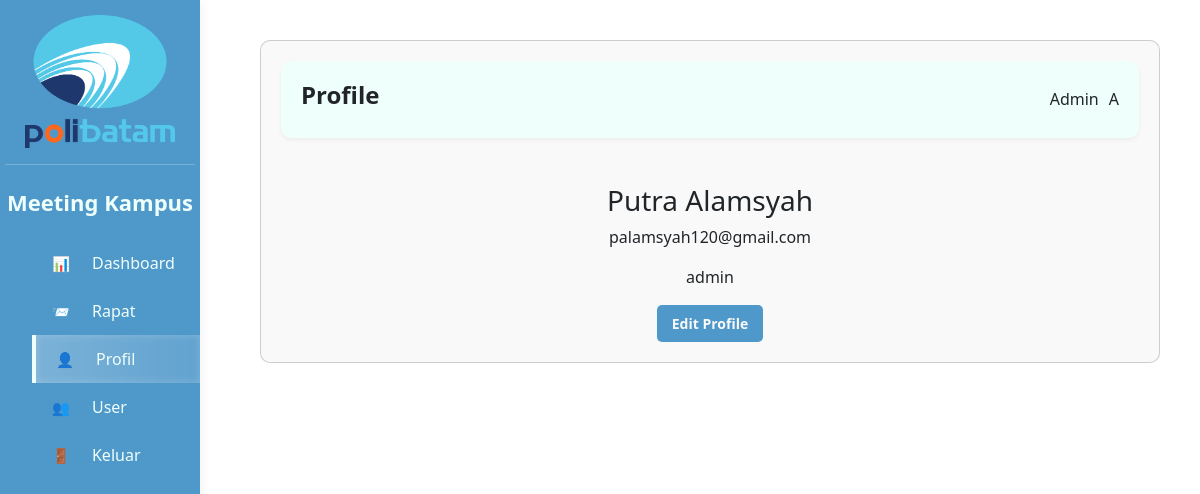
Screenshot of /admin/profile.php (signed in) with the database file from the repository.
### tables this page shows
CREATE TABLE `tb_user` (
  `id_user` int NOT NULL,
  `nama` varchar(255) DEFAULT NULL,
  `username` varchar(255) DEFAULT NULL,
  `email` varchar(255) DEFAULT NULL,
  `password` varchar(255) DEFAULT NULL,
  `role` enum('admin','peserta') DEFAULT NULL
);

### admin/profile.php (the view, shortened to what this page needs)
<?php
include "../connection/server.php";
$id_user = $_SESSION['id_user'];
$data = mysqli_query($mysqli, "SELECT * FROM tb_user where id_user = '$id_user'")->fetch_array();
?>
<!DOCTYPE html>
<html lang="id">
<head>
<link href="https://cdn.jsdelivr.net/npm/bootstrap@5.3.8/dist/css/bootstrap.min.css" rel="stylesheet">
    <link rel="stylesheet" href="../assets/css/userpage.css">
</head>
<body>
    <div class="container-fluid d-flex p-0">
     <div class="sidebar" id="sidebar">
        <div class="logo-section">
            <img src="../assets/img/poltek.png" alt="Logo" class="logo-img">
            <hr class="divider">
        </div>
         <div class="logo">Meeting Kampus</div>
        <ul class="menu">
            <li class="menu-item">
                 <i>📊</i>
                 <a href="dashboard.php">Dashboard</a>
            </li>
             <li class="menu-item">
                <i>📨</i>
                <a href="rapat.php">Rapat</a>
            </li>
            <li class="menu-item active">
                <i>👤</i>
                <a href="profilenew.php">Profil</a>
            </li>
            <li class="menu-item">
                <i>👥</i>
                <a href="user.php">User</a>
            </li>
            <li class="menu-item">
                <i>🚪</i>
                <a href="../action/logout.php">Keluar</a>
                </li>
            </ul>
     </div>
        <div class="main-content">
            <div class="profile-container">
                <div class="card profile-card">
                    <div class="header">
                        <h2 class="page-title">Profile</h2>
                     <div class="user-info">
                        <span>Admin</span>
                        <div class="use3r-avatar">A</div>
                     </div>
                    </div>
                            <div class="profile-card text-center mt-3">
                                <h3 id="nameDisplay"><?= $data['nama'] ?></h3>
                                <p id="emailDisplay"><?= $data['email'] ?></p>
                                <p id="positionDisplay"><?= $data['role'] ?></p>
                                <button id="editProfileBtn" class="btn btn-primary" data-bs-toggle="modal" data-bs-target="#editProfileModal">Edit Profile</button>
                            </div>
                </div>
            </div>
        </div>
    </div>
</body>
</html>

### assets/css/userpage.css (style rules this page uses)
* { margin: 0; padding: 0; box-sizing: border-box; font-family: 'Segoe UI', Arial, sans-serif; }
:root { --primary: #4F98CA; --secondary: #64748b; --light: #EFFFFB; --dark: #272727; --success: #50D890; --warning: #f59e0b; --danger: #ff0000; --blue: #bbe0f8; --green: #b6f1d1; --white: #f9f9f9; --gray: #c1c0c0; --darkgray: #606060; }
.sidebar { width: 200px; color: var(--light); background-color: var(--primary); min-height: 100vh; box-shadow: 2px 0 10px rgba(0, 0, 0, 0.05); padding: 10px 0; position: fixed; left: 0; top: 0; transition: transform 0.3s ease-in-out; z-index: 200; flex-shrink: 0; }
.logo { text-align: center; color: var(--light); font-size: 22px; font-weight: 700; }
.logo-section { padding: 5px ; }
.logo-img { width: 150px; height: auto; display: block; margin: 0 auto; }
.menu { list-style: none; margin-top: 20px; }
.menu-item { width: 100%; padding: 12px 20px; display: flex; align-items: center; cursor: pointer; transition: all 0.3s; font-weight: 400; gap: 12px }
.menu-item:hover, .menu-item.active { background-color: var(--blue); color: var(--light); border-left: 4px solid var(--primary); }
.menu-item i { margin-right: 10px; font-style: normal; font-size: 0.9em; color: var(--light) !important; }
.menu-item a { text-decoration: none; color: var(--light); transition: transform 0.2s ease; background-color: 0.2s ease; display: block; }
.menu-item.active { background: linear-gradient(to right, rgba(254, 254, 254, 0.25), rgba(255, 255, 255, 0.1)); color: var(--light); border-left: 4px solid var(--light); box-shadow: inset 0 0 8px rgba(255, 255, 255, 0.2); }
.main-content { margin-left: 220px; flex-grow: 1; padding: 40px; width: calc(100% - 220px); }
.header { display: flex; justify-content: space-between; align-items: center; margin-bottom: 30px; background-color: var(--light); padding: 20px; border-radius: 10px; box-shadow: 0 2px 4px rgba(0, 0, 0, 0.05); }
.page-title { font-size: 24px; font-weight: 600; }
.user-info { display: flex; align-items: center; gap: 10px; font-weight: 500; }
.card { background-color: var(--white); border-radius: 10px; padding: 20px; margin-bottom: 20px; display: grid; width: 100%; transition: transform 0.3s, opacity 0.5s; }
.btn { padding: 8px 15px; border-radius: 5px; border: none; cursor: pointer; font-weight: 600; font-size: 14px; transition: all 0.3s; }
.btn-primary { background-color: var(--primary); color: var(--white); }
.profile-container { display: flex; gap: 30px; }
.profile-card { flex: 1; }

### rows the page displays
tb_user: nama "Putra Alamsyah", email "palamsyah120@gmail.com", role "admin"
